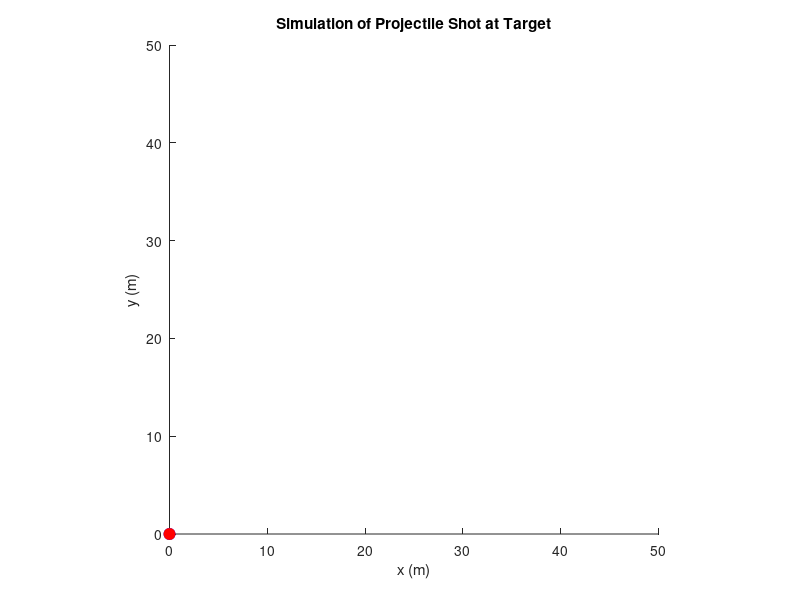

Write MATLAB code to recreate this figure.
function projectile_solver()
    solver_params = struct();
    solver_params.dxmin = 1e-10;
    solver_params.ftol = 1e-10;
    solver_params.dxmax = 1e8;
    solver_params.max_iter = 200;
    solver_params.approx = 1;

    Xguess = [pi/4; 2]; %Initial guess: 45 degrees and 2 seconds

    X_root = multivariate_Newton(@collision_function,Xguess,solver_params);

    disp(X_root);

    f_root = collision_function(X_root);

    disp(f_root);

    run_simulation(X_root(1), X_root(2));

end

function F = collision_function(X)
    theta = X(1);
    t = X(2);
    F = projectile_traj([theta; t]) - target_traj(t);
end

function X_root = multivariate_Newton(fun,X,solver_params)
    dxmin = solver_params.dxmin;
    ftol = solver_params.ftol;
    dxmax = solver_params.dxmax;
    max_iter = solver_params.max_iter;
    approx = solver_params.approx;

    if approx
        fval = fun(X);
        J = approximate_Jacobian01(fun,X);
    else
        [fval,J] = fun(x);
    end

    delta_x = 1;

    count = 0;

    while count < max_iter && norm(delta_x) > dxmin && norm(fval) > ftol && norm(delta_x) < dxmax
        count = count+1;
        if approx
        fval = fun(X);
        J = approximate_Jacobian01(fun,X);
        else
        [fval,J] = fun(X);
        end
        
        delta_x = -J\fval;

        X = X + delta_x;


    end

    X_root = X;

end
function J = approximate_Jacobian01(fun,X)
    f0 = fun(X);

    J = zeros(length(f0),length(X));

    e_n = zeros(length(X),1);

    delta_X = 1e-6;

    for n = 1:length(X)
        e_n(n) = 1;

        f_plus = fun(X+e_n*delta_X);
        f_minus = fun(X-e_n*delta_X);

        J(:,n) = (f_plus-f_minus)/(2*delta_X);

        e_n(n) = 0;
    end 
end


function V_p = projectile_traj(X)
    theta = X(1);
    t = X(2);
    g = 2.3; %gravity in m/sˆ2
    v0 = 14; %initial speed in m/s
    px0 = 2; %initial x position
    py0 = 4; %initial y position
    
    %compute position vector
    V_p = [v0*cos(theta)*t+px0; -.5*g*t.^2+v0*sin(theta)*t+py0];
end

function V_t = target_traj(t)
    a1 = 7; %x amplitude in meters
    b1 = 9; %y amplitude meters
    omega1 = 3; %frequency in rad/sec
    phi1 = -pi/7; %phase shift in radians
    a2 = 2; %x amplitude in meters
    b2 = .7; %y amplitude meters
    omega2 = 5; %frequency in rad/sec
    phi2 = 1.5*pi; %phase shift in radians
    x0 = 28; %x offset in meters
    y0 = 21; %y offset in meters
    
    %compute position vector
    V_t = [a1*cos(omega1*t+phi1)+a2*cos(omega2*t+phi2)+x0;...
    b1*sin(omega1*t+phi1)+b2*sin(omega2*t+phi2)+y0];
end

%visualize the motion of the projectile and the target
%theta is the initial firing angle of the projectile
%t_c is the predicted collision time
function run_simulation(theta,t_c)
%create the plot window, set the axes size, and add labels
hold on;
axis equal; axis square;
axis([0,50,0,50])
xlabel('x (m)')
ylabel('y (m)')
title('Simulation of Projectile Shot at Target')
%initialize plots for the projectile/target and their paths
traj_line_proj = plot(0,0,'g--','linewidth',2);
traj_line_targ = plot(0,0,'k--','linewidth',2);
t_plot = plot(0,0,'bo','markerfacecolor','b','markersize',8);
p_plot = plot(0,0,'ro','markerfacecolor','r','markersize',8);
%position lists
%used for plotting paths of projectile/target
V_list_proj = [];
V_list_targ = [];
%iterate through time until a little after the collision occurs
for t = 0:.005:t_c+1.5
%set time so that things freeze once collision occurs
t_input = min(t,t_c);
%compute position of projectile and target
V_p = projectile_traj(theta,t_input);
V_t = target_traj(t_input);
%update the position lists
V_list_proj(:,end+1) = V_p;
V_list_targ(:,end+1) = V_t;

%index used for tail of target path
i = max(1,size(V_list_targ,2)-300);
%update plots
set(t_plot,'xdata',V_t(1),'ydata',V_t(2));
set(p_plot,'xdata',V_p(1),'ydata',V_p(2));
set(traj_line_proj,'xdata',V_list_proj(1,:),'ydata',V_list_proj(2,:));
set(traj_line_targ,'xdata',V_list_targ(1,i:end),'ydata',V_list_targ(2,i:end));
%show updated plots
drawnow;
end
end